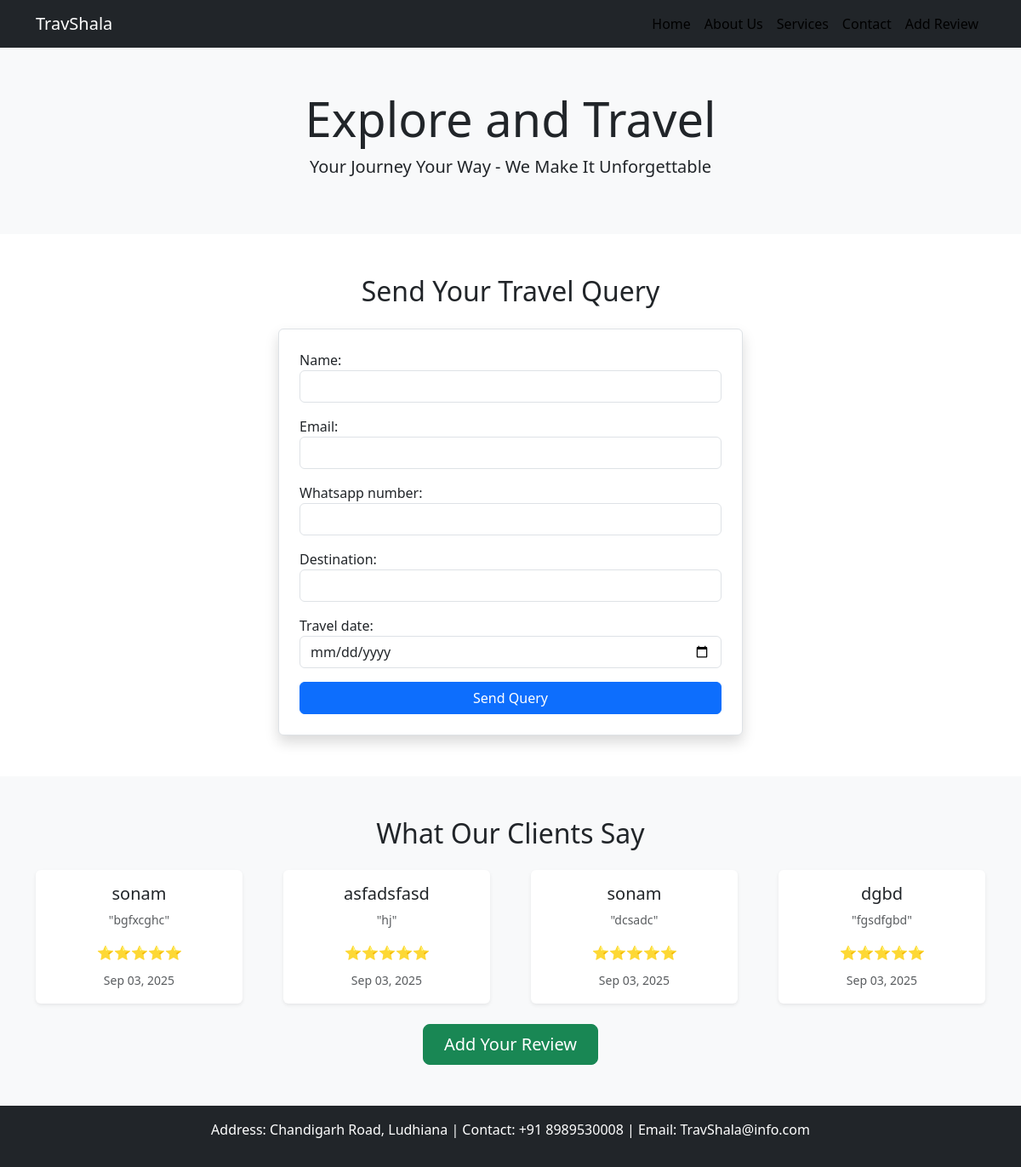
The page / on the database its author committed.
### main/models.py (models this page shows, shortened)
class Review(models.Model):
    name = models.CharField(max_length=100)
    email = models.EmailField()
    rating = models.IntegerField(choices=[(i, i) for i in range(1, 6)])  # 1 to 5 stars
    comment = models.TextField()
    created_at = models.DateTimeField(auto_now_add=True)

### main/views.py (the view, shortened to what this page needs)
# urls.py: path('', views.home, name='home'),
@csrf_exempt
def home(request):
    reviews = Review.objects.order_by('-created_at')[:4]  # Show latest 5 reviews
    query_form = TravelQueryForm()
    return render(request, 'home.html', {
        'form': query_form,
        'reviews': reviews
    })

### main/forms.py
class TravelQueryForm(forms.ModelForm):
    class Meta:
        model = TravelQuery
        fields = ['name', 'email', 'whatsapp_number', 'destination', 'travel_date']
        widgets = {
            'travel_date': forms.DateInput(attrs={'type': 'date'}),
        }

### templates/home.html (shortened to what this page needs)
{% load widget_tweaks %}
{% load static %}
<!DOCTYPE html>
<html lang="en">
<head>
    <link href="https://cdn.jsdelivr.net/npm/bootstrap@5.3.0/dist/css/bootstrap.min.css" rel="stylesheet">
    <link rel="stylesheet" href="{% static 'main/css/style.css' %}">
</head>
<body>
    <nav class="navbar navbar-expand-lg navbar-dark bg-dark">
        <div class="container">
            <a class="navbar-brand" href="#">TravShala</a>
            <div class="collapse navbar-collapse" id="navbarNav">
                <ul class="navbar-nav ms-auto">
                    <li class="nav-item"><a class="nav-link" href="#">Home</a></li>
                    <li class="nav-item"><a class="nav-link" href="#about">About Us</a></li>
                    <li class="nav-item"><a class="nav-link" href="#services">Services</a></li>
                    <li class="nav-item"><a class="nav-link" href="#contact">Contact</a></li>
                    <li class="nav-item"><a class="nav-link" href="{% url 'add_review' %}">Add Review</a></li>
                </ul>
            </div>
        </div>
    </nav>
    <section class="bg-light text-center py-5">
        <div class="container">
            <h1 class="display-4">Explore and Travel</h1>
            <p class="lead">Your Journey Your Way - We Make It Unforgettable</p>
        </div>
    </section>
    <section id="contact" class="py-5">
        <div class="container">
            <h2 class="text-center mb-4">Send Your Travel Query</h2>
            <div class="row justify-content-center">
                <div class="col-md-6">
                    <form method="post" class="border p-4 shadow rounded bg-white">
                        <div class="mb-3">
                            {{ form.name.label_tag }}
                            {{ form.name|add_class:"form-control" }}
                        </div>
                        <div class="mb-3">
                            {{ form.email.label_tag }}
                            {{ form.email|add_class:"form-control" }}
                        </div>
                        <div class="mb-3">
                            {{ form.whatsapp_number.label_tag }}
                            {{ form.whatsapp_number|add_class:"form-control" }}
                        </div>
                        <div class="mb-3">
                            {{ form.destination.label_tag }}
                            {{ form.destination|add_class:"form-control" }}
                        </div>
                        <div class="mb-3">
                            {{ form.travel_date.label_tag }}
                            {{ form.travel_date|add_class:"form-control" }}
                        </div>
                        <button type="submit" name="query_submit" class="btn btn-primary w-100">Send Query</button>
                    </form>
                </div>
            </div>
        </div>
    </section>
<section class="py-5 bg-light">
    <div class="container">
        <h2 class="text-center mb-4">What Our Clients Say</h2>
        <div class="row g-5 justify-content-center">
            {% for review in reviews %}
                <div class="col-md-5 col-lg-3">
                    <div class="card shadow-sm border-0 h-100">
                        <div class="card-body text-center">
                            <h5 class="card-title">{{ review.name }}</h5>
                            <p class="card-text text-muted small">"{{ review.comment|truncatewords:15 }}"</p>
                            <p class="mb-2">
                                {% for i in "12345"|slice:":review.rating" %}⭐{% endfor %}
                            </p>
                            <small class="text-muted">{{ review.created_at|date:"M d, Y" }}</small>
                        </div>
                    </div>
                </div>
            {% empty %}
                <div class="col-12 text-center">
                    <p>No reviews yet.</p>
                </div>
            {% endfor %}
        </div>
        <div class="text-center mt-4">
            <a href="{% url 'add_review' %}" class="btn btn-success btn-lg px-4">Add Your Review</a>
        </div>
    </div>
</section>
    <footer class="bg-dark text-white text-center py-3">
        <p>Address: Chandigarh Road, Ludhiana | Contact: +91 8989530008 | Email: TravShala@info.com</p>
    </footer>
</body>
</html>

### static/css/style.css (style rules this page uses)
.card { transition: transform 0.3s ease, box-shadow 0.3s ease; }
.navbar { background-color: #ffffff; border-bottom: 2px solid #f0f0f0; }
.navbar .nav-link { color: #000 !important; font-weight: 500; }

### rows shown on the page
Review: name "sonam", comment "bgfxcghc", created_at "Sep 03, 2025"
Review: name "asfadsfasd", comment "hj", created_at "Sep 03, 2025"
Review: name "sonam", comment "dcsadc", created_at "Sep 03, 2025"
Review: name "dgbd", comment "fgsdfgbd", created_at "Sep 03, 2025"
